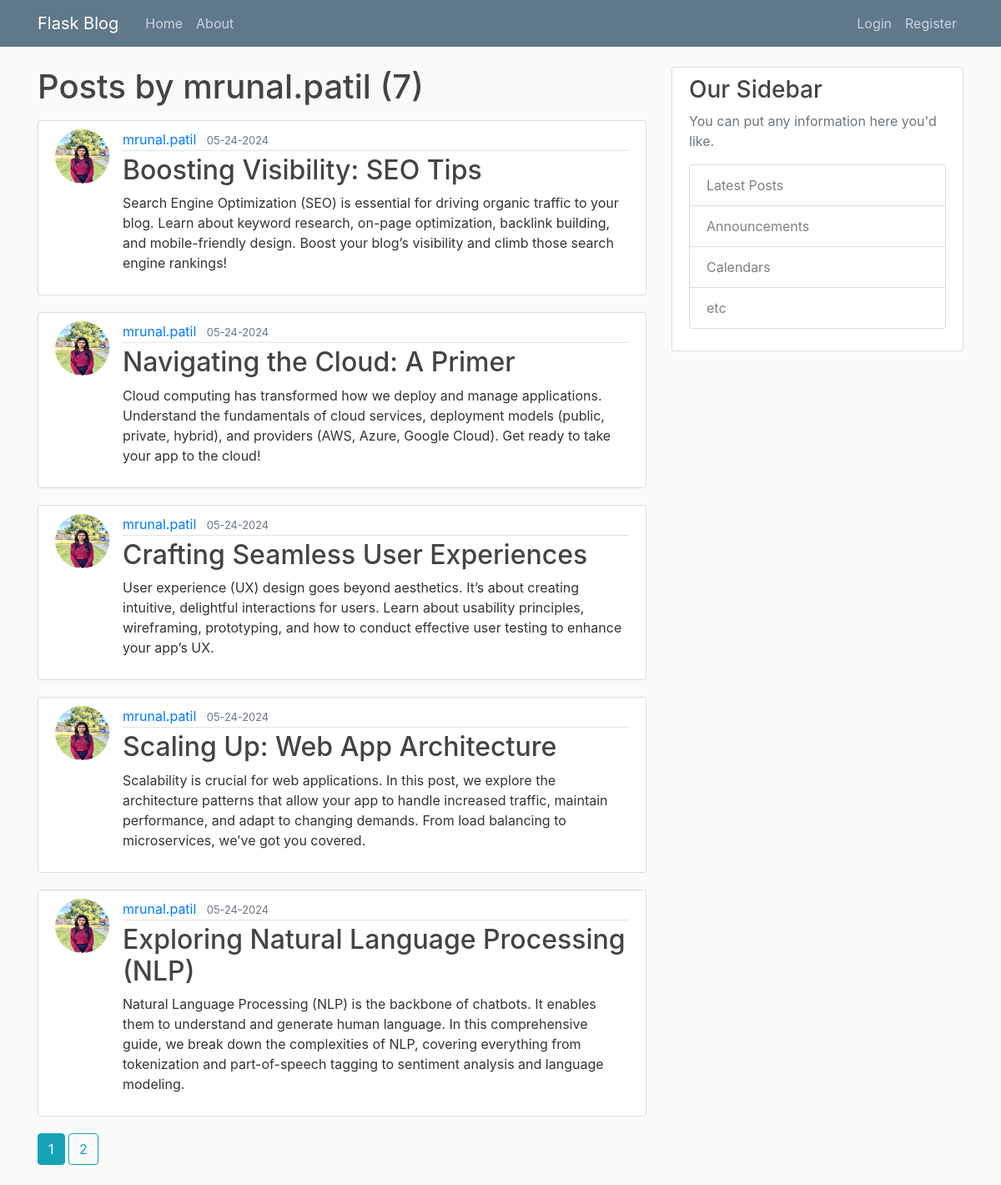
Page /user/mrunal.patil on the committed database.
### flaskblog/models.py (models this page shows, shortened)
class User(db.Model, UserMixin):
    id = db.Column(db.Integer, primary_key=True)
    username = db.Column(db.String(20), unique=True, nullable=False)
    email = db.Column(db.String(120), unique=True, nullable=False)
    image_file = db.Column(db.String(20), nullable=False, default='default.jpg')
    password = db.Column(db.String(60), nullable=False)
    posts = db.relationship('Post', backref='author', lazy=True)

class Post(db.Model):
    id = db.Column(db.Integer, primary_key=True)
    title = db.Column(db.String(100), nullable=False)
    date_posted = db.Column(db.DateTime, nullable=False, default=datetime.utcnow)
    content = db.Column(db.Text, nullable=False)
    user_id = db.Column(db.Integer, db.ForeignKey('user.id'), nullable=False)

### flaskblog/routes.py (the view)
@app.route("/user/<string:username>")
def user_posts(username):
    page = request.args.get('page', 1, type=int)
    user = User.query.filter_by(username=username).first_or_404()
    posts = Post.query.filter_by(author=user)\
        .order_by(Post.date_posted.desc())\
        .paginate(page=page, per_page=5)
    return render_template('user_posts.html', posts=posts, user=user)

### flaskblog/templates/user_posts.html (shortened to what this page needs)
{% extends "layout.html" %}
{%  block content %}
    <h1 class="mb-3">Posts by {{ user.username }} ({{ posts.total }})</h1>
    {% for post in posts.items %}
        <article class="media content-section">
            <img class="rounded-circle article-img" src="{{ url_for('static', filename='profile_pics/' + post.author.image_file) }}">
            <div class="media-body">
            <div class="article-metadata">
                <a class="mr-2" href="{{ url_for('user_posts', username=post.author.username) }}">{{ post.author.username }}</a>
                <small class="text-muted">{{ post.date_posted.strftime('%m-%d-%Y') }}</small>
            </div>
            <h2><a class="article-title" href="{{ url_for('post', post_id=post.id) }}">{{ post.title }}</a></h2>
            <p class="article-content">{{ post.content }}</p>
            </div>
        </article>
    {%  endfor %}
    {% for page_num in posts.iter_pages(left_edge=1, right_edge=1, left_current=1, right_current=2) %}
        {% if page_num %}
            {% if posts.page == page_num %}
                <a class="btn btn-info mb-4" href="{{ url_for('user_posts', username=user.username, page=page_num) }}">{{ page_num }}</a>
            {% else %}
                <a class="btn btn-outline-info mb-4" href="{{ url_for('user_posts', username=user.username, page=page_num) }}">{{ page_num }}</a>
            {% endif %}
        {% endif %}
    {% endfor %}
{%  endblock content %}

### flaskblog/static/main.css (style rules this page uses)
body { background: #fafafa; color: #333333; margin-top: 5rem; }
h1, h2, h3, h4, h5, h6 { color: #444444; }
.content-section { background: #ffffff; padding: 10px 20px; border: 1px solid #dddddd; border-radius: 3px; margin-bottom: 20px; }
.article-title { color: #444444; }
.article-content { white-space: pre-line; }
.article-img { height: 65px; width: 65px; margin-right: 16px; }
.article-metadata { padding-bottom: 1px; margin-bottom: 4px; border-bottom: 1px solid #e3e3e3 }

### rows in the picture
User: username "mrunal.patil"
Post: image_file (picture), author.username "mrunal.patil", date_posted "05-24-2024", title "Boosting Visibility: SEO Tips", content "Search Engine Optimization (SEO) is essential for driving organic traffic to your blog. Learn about keyword research, on-page optimization, backlink building, and mobile-friendly design. Boost your blog’s visibility and climb those search engine rankings!"
Post: image_file (picture), author.username "mrunal.patil", date_posted "05-24-2024", title "Navigating the Cloud: A Primer", content "Cloud computing has transformed how we deploy and manage applications. Understand the fundamentals of cloud services, deployment models (public, private, hybrid), and providers (AWS, Azure, Google Cloud). Get ready to take your app to the cloud!"
Post: image_file (picture), author.username "mrunal.patil", date_posted "05-24-2024", title "Crafting Seamless User Experiences", content "User experience (UX) design goes beyond aesthetics. It’s about creating intuitive, delightful interactions for users. Learn about usability principles, wireframing, prototyping, and how to conduct effective user testing to enhance your app’s UX."
Post: image_file (picture), author.username "mrunal.patil", date_posted "05-24-2024", title "Scaling Up: Web App Architecture", content "Scalability is crucial for web applications. In this post, we explore the architecture patterns that allow your app to handle increased traffic, maintain performance, and adapt to changing demands. From load balancing to microservices, we’ve got you covered."
Post: image_file (picture), author.username "mrunal.patil", date_posted "05-24-2024", title "Exploring Natural Language Processing (NLP)", content "Natural Language Processing (NLP) is the backbone of chatbots. It enables them to understand and generate human language. In this comprehensive guide, we break down the complexities of NLP, covering everything from tokenization and part-of-speech tagging to sentiment analysis and language modeling."

### other values in the picture
{{ posts.total }} "7"
{{ page_num }} "1"
{{ page_num }} "2"
